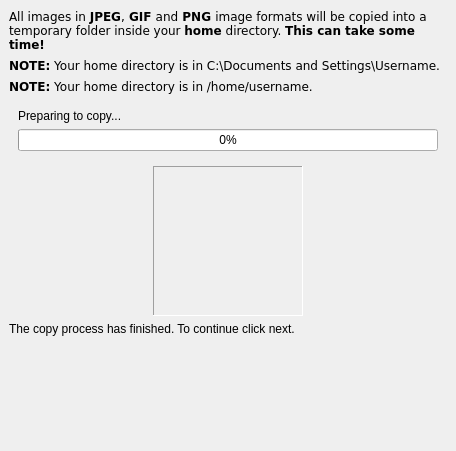
<ui version="4.0" >
 <class>NewCopyPage</class>
 <widget class="QWidget" name="NewCopyPage" >
  <property name="geometry" >
   <rect>
    <x>0</x>
    <y>0</y>
    <width>456</width>
    <height>451</height>
   </rect>
  </property>
  <property name="windowTitle" >
   <string>Form</string>
  </property>
  <layout class="QGridLayout" >
   <property name="margin" >
    <number>9</number>
   </property>
   <property name="spacing" >
    <number>6</number>
   </property>
   <item row="6" column="0" colspan="3" >
    <spacer>
     <property name="orientation" >
      <enum>Qt::Vertical</enum>
     </property>
     <property name="sizeHint" >
      <size>
       <width>438</width>
       <height>20</height>
      </size>
     </property>
    </spacer>
   </item>
   <item row="4" column="2" >
    <spacer>
     <property name="orientation" >
      <enum>Qt::Horizontal</enum>
     </property>
     <property name="sizeHint" >
      <size>
       <width>40</width>
       <height>20</height>
      </size>
     </property>
    </spacer>
   </item>
   <item row="4" column="1" >
    <widget class="QFrame" name="progressThumbnailFrame" >
     <property name="minimumSize" >
      <size>
       <width>150</width>
       <height>150</height>
      </size>
     </property>
     <property name="maximumSize" >
      <size>
       <width>150</width>
       <height>150</height>
      </size>
     </property>
     <property name="frameShape" >
      <enum>QFrame::Panel</enum>
     </property>
     <property name="frameShadow" >
      <enum>QFrame::Sunken</enum>
     </property>
     <layout class="QGridLayout" >
      <property name="margin" >
       <number>9</number>
      </property>
      <property name="spacing" >
       <number>6</number>
      </property>
      <item row="0" column="0" >
       <widget class="QLabel" name="imageLabel" >
        <property name="minimumSize" >
         <size>
          <width>128</width>
          <height>128</height>
         </size>
        </property>
        <property name="text" >
         <string/>
        </property>
       </widget>
      </item>
     </layout>
    </widget>
   </item>
   <item row="3" column="0" colspan="3" >
    <widget class="QFrame" name="progressFrame" >
     <property name="frameShape" >
      <enum>QFrame::NoFrame</enum>
     </property>
     <property name="frameShadow" >
      <enum>QFrame::Plain</enum>
     </property>
     <property name="lineWidth" >
      <number>0</number>
     </property>
     <layout class="QGridLayout" >
      <property name="margin" >
       <number>9</number>
      </property>
      <property name="spacing" >
       <number>6</number>
      </property>
      <item row="0" column="0" >
       <widget class="QLabel" name="progressLabel" >
        <property name="text" >
         <string>Preparing to copy...</string>
        </property>
       </widget>
      </item>
      <item row="1" column="0" >
       <widget class="QProgressBar" name="progressBar" >
        <property name="value" >
         <number>0</number>
        </property>
        <property name="orientation" >
         <enum>Qt::Horizontal</enum>
        </property>
       </widget>
      </item>
     </layout>
    </widget>
   </item>
   <item row="5" column="0" colspan="3" >
    <widget class="QLabel" name="finishLabel" >
     <property name="text" >
      <string>The copy process has finished. To continue click next.</string>
     </property>
     <property name="wordWrap" >
      <bool>true</bool>
     </property>
    </widget>
   </item>
   <item row="0" column="0" colspan="3" >
    <widget class="QLabel" name="label" >
     <property name="text" >
      <string>&lt;html>&lt;head>&lt;meta name="qrichtext" content="1" />&lt;/head>&lt;body style=" white-space: pre-wrap; font-family:Bitstream Vera Sans; font-size:9pt; font-weight:400; font-style:normal; text-decoration:none;">&lt;p style=" margin-top:0px; margin-bottom:0px; margin-left:0px; margin-right:0px; -qt-block-indent:0; text-indent:0px;">All images in &lt;span style=" font-weight:600;">JPEG&lt;/span>,&lt;span style=" font-weight:600;"> GIF &lt;/span>and&lt;span style=" font-weight:600;"> PNG &lt;/span>image formats will be copied into a temporary folder inside your &lt;span style=" font-weight:600;">home&lt;/span> directory. &lt;span style=" font-weight:600;">This can take some time!&lt;/span>&lt;/p>&lt;/body>&lt;/html></string>
     </property>
     <property name="wordWrap" >
      <bool>true</bool>
     </property>
    </widget>
   </item>
   <item row="1" column="0" colspan="3" >
    <widget class="QLabel" name="windowsLabel" >
     <property name="text" >
      <string>&lt;html>&lt;head>&lt;meta name="qrichtext" content="1" />&lt;/head>&lt;body style=" white-space: pre-wrap; font-family:Bitstream Vera Sans; font-size:9pt; font-weight:400; font-style:normal; text-decoration:none;">&lt;p style=" margin-top:0px; margin-bottom:0px; margin-left:0px; margin-right:0px; -qt-block-indent:0; text-indent:0px;">&lt;span style=" font-weight:600;">NOTE:&lt;/span> Your home directory is in C:\Documents and Settings\Username.&lt;/p>&lt;/body>&lt;/html></string>
     </property>
     <property name="wordWrap" >
      <bool>true</bool>
     </property>
    </widget>
   </item>
   <item row="2" column="0" colspan="3" >
    <widget class="QLabel" name="linuxLabel" >
     <property name="text" >
      <string>&lt;html>&lt;head>&lt;meta name="qrichtext" content="1" />&lt;/head>&lt;body style=" white-space: pre-wrap; font-family:Bitstream Vera Sans; font-size:9pt; font-weight:400; font-style:normal; text-decoration:none;">&lt;p style=" margin-top:0px; margin-bottom:0px; margin-left:0px; margin-right:0px; -qt-block-indent:0; text-indent:0px;">&lt;span style=" font-weight:600;">NOTE:&lt;/span> Your home directory is in /home/username.&lt;/p>&lt;/body>&lt;/html></string>
     </property>
     <property name="wordWrap" >
      <bool>true</bool>
     </property>
    </widget>
   </item>
   <item row="4" column="0" >
    <spacer>
     <property name="orientation" >
      <enum>Qt::Horizontal</enum>
     </property>
     <property name="sizeHint" >
      <size>
       <width>40</width>
       <height>20</height>
      </size>
     </property>
    </spacer>
   </item>
  </layout>
 </widget>
 <resources/>
 <connections/>
</ui>
